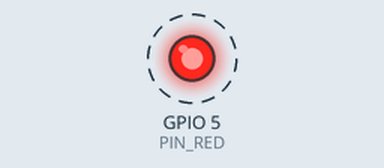
This sketch was run on a simulated ESP32. On the bench: output pins drawn as LEDs (lit = HIGH). Dashed ring = blinking.

Above: at 0.2 s.
Timing chart, 0 to 3.0 s (numbered marks = the images above):
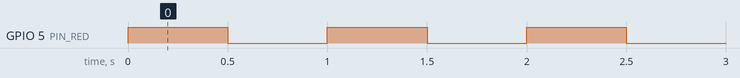

Measured:
- by itself, GPIO 5 (PIN_RED): alternates HIGH for 0.50 s and LOW for 0.50 s

The sketch:

esp_parpadeo.ino
```cpp
// Parpadeo de un LED Rojo con ESP32
// Definimos etiquetas
#define PIN_RED 5 // Pin led azul

// Declaramos constantes
const unsigned long TBlink = 500; // Constante para el tiempo de parpadeo de 500ms

void setup()
{
  // Configuramos los pines
  pinMode(PIN_RED, OUTPUT); // Definimos PIN_RED como una salida
  // Limpieza de la salida por seguridad
  digitalWrite(PIN_RED, LOW); // Apagamos PIN_RED
}

void loop()
{
  digitalWrite(PIN_RED, HIGH); // Prendemos PIN_RED
  delay(TBlink);                // Esperamos TBlink ms
  digitalWrite(PIN_RED, LOW);  // Apagamos PIN_RED
  delay(TBlink);                // Esperamos TBlink ms
}
```
